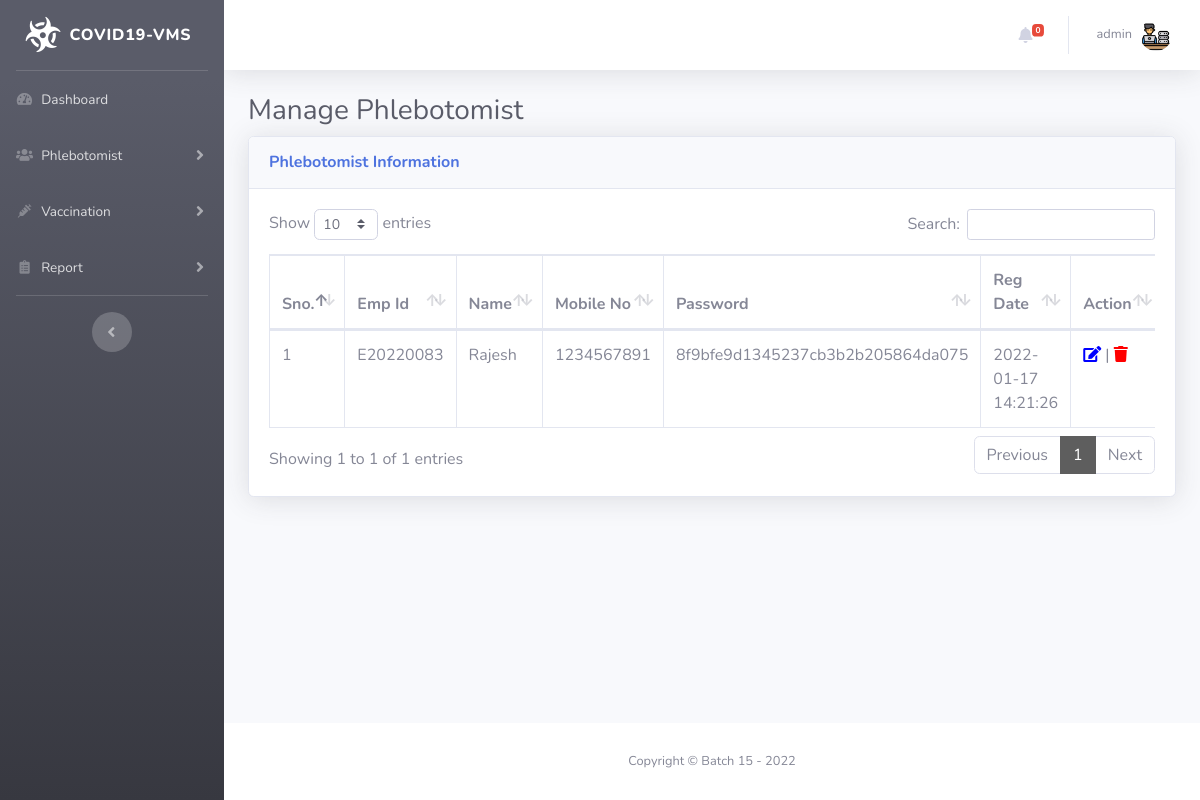
Page /manage-phlebotomist.php (signed in) on the committed database.
### tables this page shows
CREATE TABLE `tblphlebotomist` (
  `id` int(11) NOT NULL,
  `EmpID` varchar(100) DEFAULT NULL,
  `FullName` varchar(120) DEFAULT NULL,
  `MobileNumber` bigint(12) DEFAULT NULL,
  `RegDate` timestamp NULL DEFAULT current_timestamp(),
  `Password` varchar(300) DEFAULT NULL
);

### manage-phlebotomist.php (the view, shortened to what this page needs)
<?php session_start();
include_once('includes/config.php');
if (strlen($_SESSION['aid']==0)) {
  header('location:logout.php');
  } else{
?>
<!DOCTYPE html>
<html lang="en">
<head>
    <link href="vendor/fontawesome-free/css/all.min.css" rel="stylesheet" type="text/css">
    <link href="css/sb-admin-2.min.css" rel="stylesheet">
    <link href="vendor/datatables/dataTables.bootstrap4.min.css" rel="stylesheet">
</head>
<body id="page-top">
    <div id="wrapper">
  <?php include_once('includes/sidebar.php');?>
        <div id="content-wrapper" class="d-flex flex-column">
            <div id="content">
<?php include_once('includes/topbar.php');?>
                <div class="container-fluid">
                    <h1 class="h3 mb-2 text-gray-800">Manage Phlebotomist</h1>
                    <div class="card shadow mb-4">
                        <div class="card-header py-3">
                            <h6 class="m-0 font-weight-bold text-primary">Phlebotomist Information</h6>
                        </div>
                        <div class="card-body">
                            <div class="table-responsive">
                                <table class="table table-bordered" id="dataTable" width="100%" cellspacing="0">
                                    <thead>
                                        <tr>
                                            <th>Sno.</th>
                                            <th>Emp Id</th>
                                            <th>Name</th>
                                            <th>Mobile No</th>
					    <th>Password</th>
                                            <th>Reg Date</th>
                                            <th>Action</th>
                                        </tr>
                                    </thead>
                                    <tbody>
<?php $query=mysqli_query($con,"select * from tblphlebotomist");
$cnt=1;
while($row=mysqli_fetch_array($query)){
?>
                                        <tr>
                                            <td><?php echo $cnt;?></td>
                                            <td><?php echo $row['EmpID'];?></td>
                                            <td><?php echo $row['FullName'];?></td>
                                            <td><?php echo $row['MobileNumber'];?></td>
					    <td><?php echo $row['Password'];?></td>
                                             <td><?php echo $row['RegDate'];?></td>
                                            <td>
                                <a href="edit-phlebotomist.php?pid=<?php echo $row['id'];?>"><i class="fas fa-edit" style="color:blue"></i></a> |
                                <a href="manage-phlebotomist.php?pid=<?php echo $row['id'];?>&&action=delete" onclick="return confirm('Do you really want to delete this record?');"><i class="fa fa-trash" aria-hidden="true" style="color:red" title="Delete this record"></i></a></td>
                                        </tr>
                               <?php $cnt++; } ?>
                                    </tbody>
                                </table>
                            </div>
                        </div>
                    </div>
                </div>
            </div>
    <?php include_once('includes/footer.php');?>
        </div>
    </div>
</body>
</html>
<?php } ?>

### includes/topbar.php (shortened to what this page needs)
      <nav class="navbar navbar-expand navbar-light bg-white topbar mb-4 static-top shadow">
            <?php if($_SESSION['aid']):?>
                    <ul class="navbar-nav ml-auto">
<?php $query=mysqli_query($con,"select * from tblvacrecords where ReportStatus is null");
$count=mysqli_num_rows($query);
?>
                        <li class="nav-item dropdown no-arrow mx-1">
                            <a class="nav-link dropdown-toggle" href="#" id="alertsDropdown" role="button"
                                data-toggle="dropdown" aria-haspopup="true" aria-expanded="false">
                                <i class="fas fa-bell fa-fw"></i>
                                <span class="badge badge-danger badge-counter"><?php echo $count;?></span>
                            </a>
                        </li>
                        <li class="nav-item dropdown no-arrow">
                            <a class="nav-link dropdown-toggle" href="#" id="userDropdown" role="button"
                                data-toggle="dropdown" aria-haspopup="true" aria-expanded="false">
                <?php
$adid=$_SESSION['aid'];
$ret1=mysqli_query($con,"select AdminName from tbladmin where ID='$adid'");
while($row1=mysqli_fetch_array($ret1)){
?>
                                <span class="mr-2 d-none d-lg-inline text-gray-600 small"><?php  echo $row1['AdminName'];?></span>
                           <?php } ?>
                                <img class="img-profile rounded-circle"
                                    src="img/admin-100.png">
                            </a>
                        </li>
                    </ul>
                <?php endif;?>
                </nav>

### rows in the picture
tblphlebotomist: EmpID "E20220083", FullName "Rajesh", MobileNumber "1234567891", Password "8f9bfe9d1345237cb3b2b205864da075", RegDate "2022-01-17 14:21:26"

### other values in the picture
$count "0"
$row1['AdminName'] "admin"
